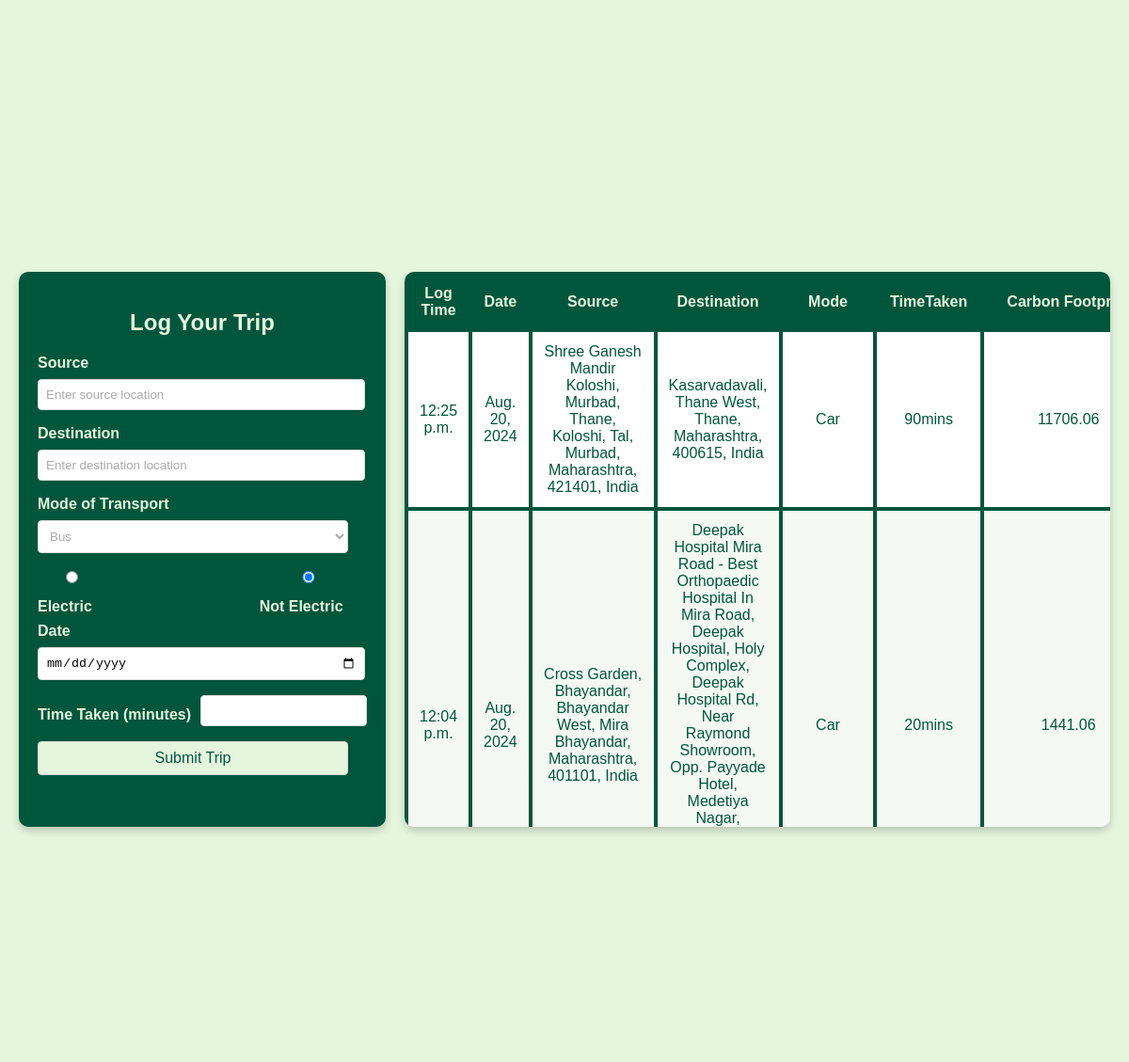
Before: /logtrip/ (signed in, middle part) with the older database file.
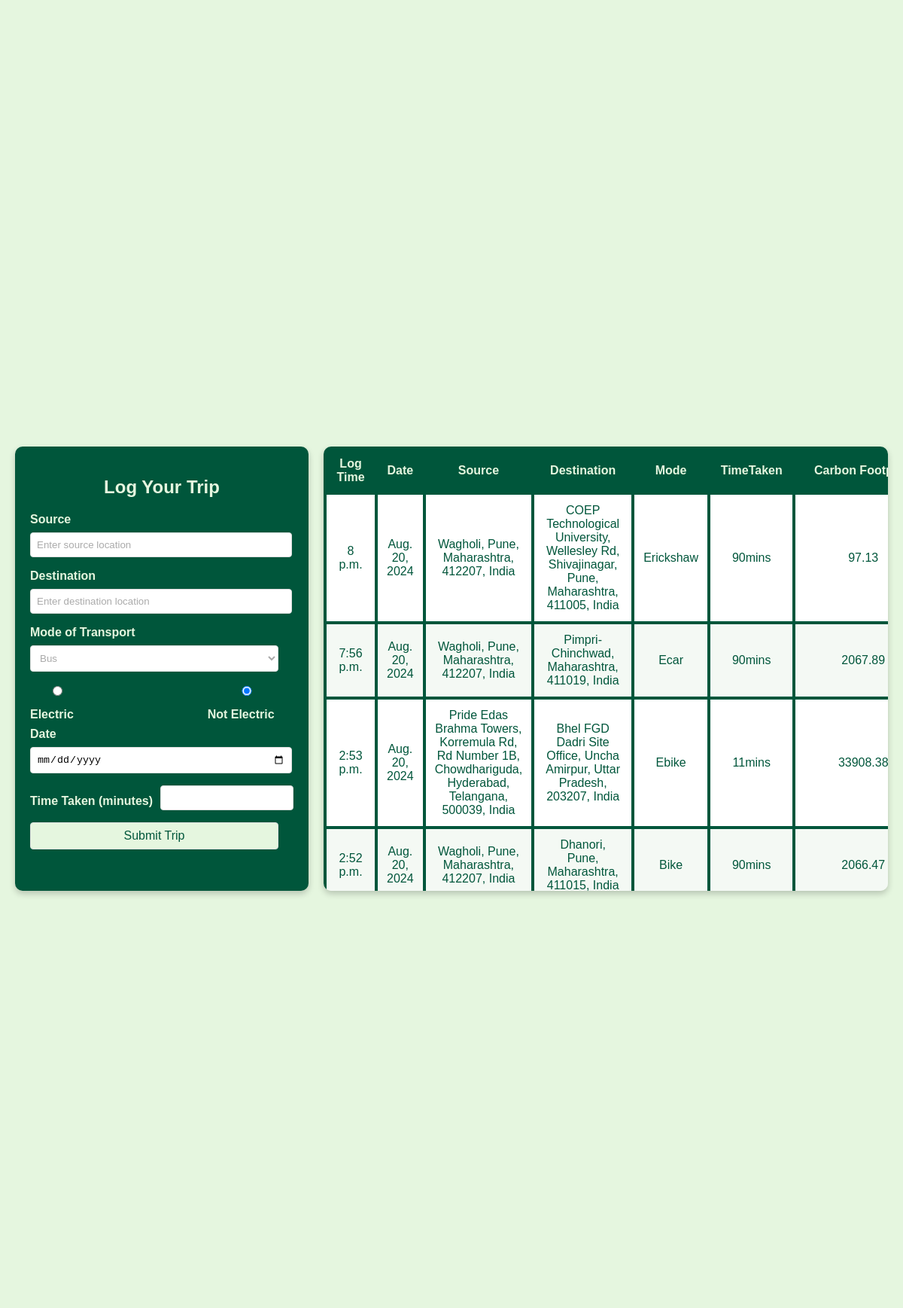
After: the same page with the newer database file.
### mainapp/models.py (models this page shows, shortened)
class TravelLog(models.Model):
    user = models.ForeignKey(User, on_delete=models.CASCADE)
    source_address = models.CharField(max_length=255)
    destination_address = models.CharField(max_length=255)
    source_latitude = models.FloatField()
    source_longitude = models.FloatField()
    destination_latitude = models.FloatField()
    destination_longitude = models.FloatField()
    distance = models.FloatField()
    date = models.DateField()
    time_taken = models.CharField(max_length=100)
    time_duration_fetched = models.CharField(max_length=100)  # New field
    is_electric = models.BooleanField()
    mode_of_transport = models.CharField(max_length=50)
    carbon_footprint = models.FloatField()
    log_time = models.TimeField()

### mainapp/views.py (the view, shortened to what this page needs)
# urls.py: path('logtrip/',mviews.logtrip,name='logtrip'),
@login_required(login_url='/login/')
def logtrip(request):
    user = request.user
    travellog = TravelLog.objects.filter(user=user).order_by('-date','-log_time')
    context = {
        'travellog': travellog
    }
    return render(request, 'mainapp/LogTrip.html', context)

### templates/mainapp/LogTrip.html (shortened to what this page needs)
{% extends 'mainapp/base.html' %}
{% load static %}
{% block extra_head %}
    <link rel="stylesheet" href="{% static 'css/logtrip.css' %}">
{% endblock %}
{% block content %}
<div class="main-container">
    <div class="form-container">
        <h2>Log Your Trip</h2>
        <form id="trip-form" action="{% url 'logtrip' %}" method="post">
            <label for="source">Source</label>
            <input type="text" id="source-input" name="source" placeholder="Enter source location" required />
            <label for="destination">Destination</label>
            <input type="text" id="destination-input" name="destination" placeholder="Enter destination location" required />
            <label for="mode-of-transport">Mode of Transport</label>
            <select id="mode-of-transport" name="mode_of_transport" required>
                <option value="bus">Bus</option>
            </select>
            <div class="form-row">
                <label><input type="radio" name="is_electric" value="yes"> Electric</label>
                <label><input type="radio" name="is_electric" value="no" checked> Not Electric</label>
            </div>
            <label for="date">Date</label>
            <input type="date" id="date" name="date" required />
            <div class="form-row">
                <label for="time-taken">Time Taken (minutes)</label>
                <input type="number" id="time-taken" name="time_taken" step="1" required />
            </div>
            <button type="submit">Submit Trip</button>
        </form>
    </div>
    <div class="trip-table-container">
        <table>
            <thead>
                <tr>
                    <th>Log Time</th>
                    <th>Date</th>
                    <th>Source</th>
                    <th>Destination</th>
                    <th>Mode</th>
                    <th>TimeTaken</th>
                    <th>Carbon Footprint</th>
                </tr>
            </thead>
            <tbody>
                {% for trip in travellog %}
                <tr>
                    <td>{{ trip.log_time }}</td>
                    <td>{{ trip.date }}</td>
                    <td>{{ trip.source_address }}</td>
                    <td>{{ trip.destination_address }}</td>
                    <td>{{ trip.mode_of_transport|title }}</td>
                    <td>{{ trip.time_taken}}mins</td>
                    <td>{{ trip.carbon_footprint }}</td>
                </tr>
                {% endfor %}
            </tbody>
        </table>
    </div>
</div>
{% endblock %}

Changed rows visible on the page:
no longer on this page (row unchanged): TravelLog: log_time "12:25 p.m.", date "Aug. 20, 2024", source_address "Shree Ganesh Mandir Koloshi, Murbad, Thane, Koloshi, Tal, Murbad, Maharashtra, 421401, India", destination_address "Kasarvadavali, Thane West, Thane, Maharashtra, 400615, India", mode_of_transport "Car", time_taken "90", carbon_footprint "11706.06"
no longer on this page (row unchanged): TravelLog: log_time "12:04 p.m.", date "Aug. 20, 2024", source_address "Cross Garden, Bhayandar, Bhayandar West, Mira Bhayandar, Maharashtra, 401101, India", destination_address "Deepak Hospital Mira Road - Best Orthopaedic Hospital In Mira Road, Deepak Hospital, Holy Complex, Deepak Hospital Rd, Near Raymond Showroom, Opp. Payyade Hotel, Medetiya Nagar,…", mode_of_transport "Car", time_taken "20", carbon_footprint "1441.06"
added TravelLog: log_time "8 p.m.", date "Aug. 20, 2024", source_address "Wagholi, Pune, Maharashtra, 412207, India", destination_address "COEP Technological University, Wellesley Rd, Shivajinagar, Pune, Maharashtra, 411005, India", mode_of_transport "Erickshaw", time_taken "90", carbon_footprint "97.13"
added TravelLog: log_time "7:56 p.m.", date "Aug. 20, 2024", source_address "Wagholi, Pune, Maharashtra, 412207, India", destination_address "Pimpri-Chinchwad, Maharashtra, 411019, India", mode_of_transport "Ecar", time_taken "90", carbon_footprint "2067.89"
added TravelLog: log_time "2:53 p.m.", date "Aug. 20, 2024", source_address "Pride Edas Brahma Towers, Korremula Rd, Rd Number 1B, Chowdhariguda, Hyderabad, Telangana, 500039, India", destination_address "Bhel FGD Dadri Site Office, Uncha Amirpur, Uttar Pradesh, 203207, India", mode_of_transport "Ebike", time_taken "11", carbon_footprint "33908.38"
added TravelLog: log_time "2:52 p.m.", date "Aug. 20, 2024", source_address "Wagholi, Pune, Maharashtra, 412207, India", destination_address "Dhanori, Pune, Maharashtra, 411015, India", mode_of_transport "Bike", time_taken "90", carbon_footprint "2066.47"
